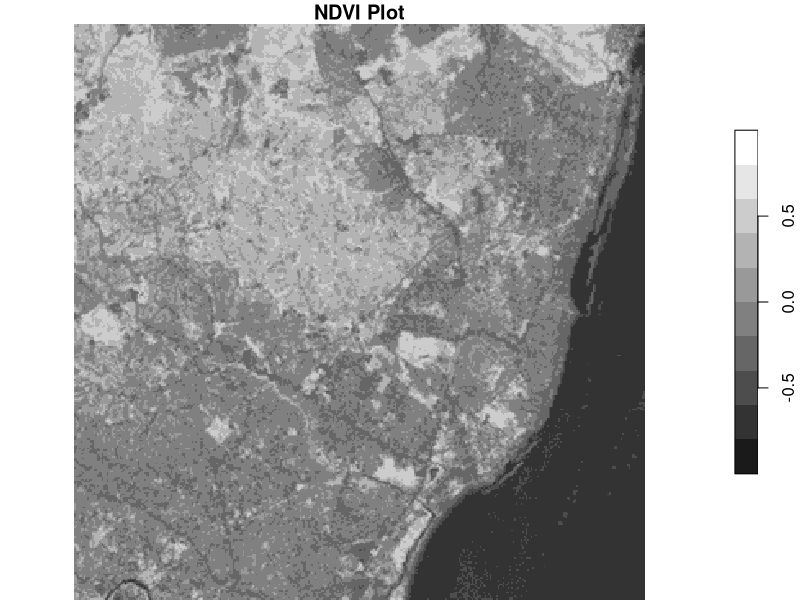

Write the R code that produced this figure.
#1. write a function called ndvi that computes ndvi from a stars object with
#three dimensions (x, y, band), that takes as argument the band dimension
#number (with default value 3). This function shall return an object of
#class c("ndvi", "stars")

library(stars)
library (sp)


tif = system.file("tif/L7_ETMs.tif", package = "stars")
starobj = read_stars(tif)
band_dim=3

ndvi<- function(starobj,band_dim=3){
  #Create new class for our function 
  ndviClass <- setClass("ndvi", slots=c("ndvi","stars"))
  
  #Calculate NDVI
  per_band=split(starobj, band_dim)
  ndvi_calculated <- (per_band[4,] - per_band[3,]) / (per_band[4,] + per_band[3,])
  
  ndviObject<-ndviClass(ndvi=ndvi_calculated,stars=starobj)
  
  return(ndviObject)
}


#2. write a plot method for ndvi objects, which by default takes a color
#scheme of 10 grey values (grey((1:10)/10)) ranging from -1 to 1 (i.e.,
#overwrites col and breaks arguments of plot.stars), and then calls
#plot.stars with these values.

plotndvi<-function(ndviObjectSel,colorsGrey=(grey((1:10)/10))){
  plot(ndviObjectSel@ndvi, col=colorsGrey, breaks=c(seq(-1,1,length.out = 11)),main="NDVI Plot")
}

#3. write a package with the ndvi function and plot method that documents
#both, and contains an example to run it on the data of the cube exercise

arroz1=ndvi(starobj)
plotndvi(arroz1)


#4. check whether the package checks cleanly

#5. submit the source package (ending in .tar.gz) as your learnweb assignment, 
#also when there are errors/warnings/notes left.
